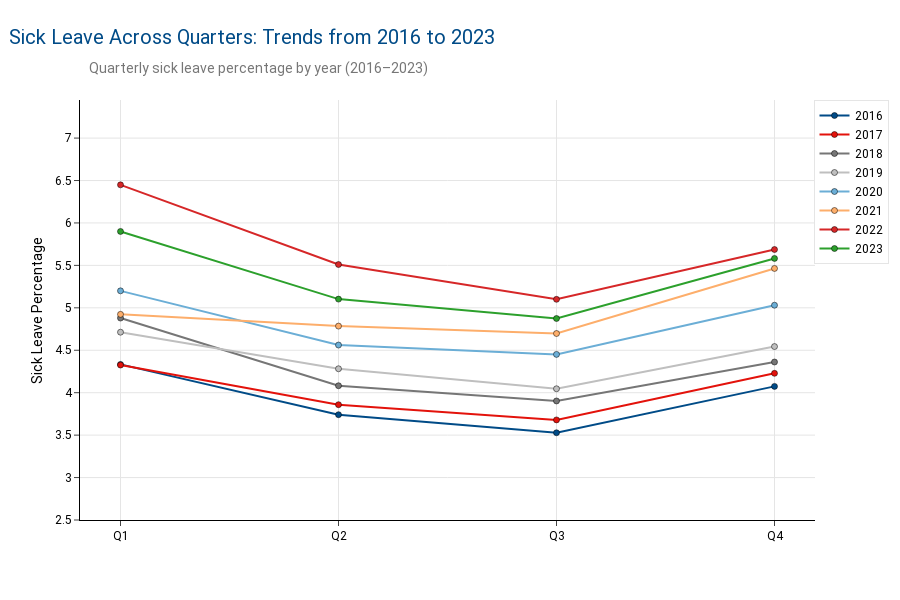

Notebook source saved alongside this figure:
### Code cell
# Custom Economist-style colors
economist_colors = [
    "#004b87",  # Dark Blue
    "#e3120b",  # Red
    "#767676",  # Gray
    "#bfbfbf",  # Light Gray
    "#6baed6",  # Light Blue
    "#fdae6b",  # Light Orange
    "#d62728",  # Crimson
    "#2ca02c",  # Green
]

# Create the Plotly line chart
fig = px.line(
    melted_data,
    x='Quarter',
    y='Sick Leave Percentage',
    color='Year',
    title='Sick Leave Across Quarters: Trends from 2016 to 2023',
    markers=True
)

# Update layout for a cleaner, minimalist style
fig.update_layout(
    template='none',  # No built-in theme
    title=dict(
        text='Sick Leave Across Quarters: Trends from 2016 to 2023',
        x=0.01, y=0.95,
        xanchor='left',
        yanchor='top',
        font=dict(family='Roboto', size=20, color='#004b87')
    ),
    xaxis=dict(
        title=None,
        tickmode='array',
        tickvals=[1, 2, 3, 4],
        ticktext=['Q1', 'Q2', 'Q3', 'Q4'],
        showgrid=True,
        gridcolor='#e5e5e5',
        linecolor='black',
        ticks='outside',
        mirror=False  # Remove top border
    ),
    yaxis=dict(
        showgrid=True,
        gridcolor='#e5e5e5',
        linecolor='black',
        ticks='outside',
        mirror=False,  # Remove right border
        range=[2.5, agg_data['Ziekteverzuimpercentage_1'].max() + 1]
    ),
    plot_bgcolor='white',
    paper_bgcolor='white',
    showlegend=True,
    legend=dict(
        title=None,
        orientation="v",
        yanchor="top",
        y=1,
        xanchor="right",
        x=1.1,
        font=dict(size=12, color='black', family='Roboto'),
        bordercolor='#e5e5e5',
        borderwidth=1
    ),
    width=900,
    height=600,
    font=dict(family='Roboto', size=12, color='black')
)

# Apply custom line and marker styles
fig.update_traces(
    line=dict(width=2),
    marker=dict(size=6, line=dict(width=0.5, color='black')),
    hovertemplate="<b>Year: %{customdata[0]}</b><br>Quarter: %{x}<br>Sick Leave: %{y:.2f}%<extra></extra>",
    customdata=melted_data[['Year']].values
)

# Use the custom Economist colors for lines
for i, trace in enumerate(fig.data):
    trace.update(line=dict(color=economist_colors[i % len(economist_colors)]))

# Add a subtitle
fig.add_annotation(
    text='Quarterly sick leave percentage by year (2016–2023)',
    xref='paper', yref='paper',
    x=0.01, y=1.1,
    showarrow=False,
    font=dict(family='Roboto', size=14, color='#767676'),
    xanchor='left',
    yanchor='top'
)

# Show the updated plot
fig.show()

# Save the plot as HTML for sharing
fig.write_html("economist_style_sickleave_percentage_updated.html")

### Figure 1 — Plotly figure (JSON) as saved in the notebook; plotly's stock layout.template omitted (floating-point values rounded to 4 significant figures)
{"data": [{"customdata": [[2016], [2016], [2016], [2016], [2017], [2017], [2017], [2017], [2018], [2018], [2018], [2018], [2019], [2019], [2019], [2019], [2020], [2020], [2020], [2020], [2021], [2021], [2021], [2021], [2022], [2022], [2022], [2022], [2023], [2023], [2023], [2023]], "hovertemplate": "<b>Year: %{customdata[0]}</b><br>Quarter: %{x}<br>Sick Leave: %{y:.2f}%<extra></extra>", "legendgroup": "2016", "line": {"color": "#004b87", "dash": "solid", "width": 2}, "marker": {"line": {"color": "black", "width": 0.5}, "size": 6, "symbol": "circle"}, "mode": "markers+lines", "name": "2016", "orientation": "v", "showlegend": true, "type": "scatter", "x": [1, 2, 3, 4], "xaxis": "x", "y": [4.333, 3.741, 3.528, 4.074], "yaxis": "y"}, {"customdata": [[2016], [2016], [2016], [2016], [2017], [2017], [2017], [2017], [2018], [2018], [2018], [2018], [2019], [2019], [2019], [2019], [2020], [2020], [2020], [2020], [2021], [2021], [2021], [2021], [2022], [2022], [2022], [2022], [2023], [2023], [2023], [2023]], "hovertemplate": "<b>Year: %{customdata[0]}</b><br>Quarter: %{x}<br>Sick Leave: %{y:.2f}%<extra></extra>", "legendgroup": "2017", "line": {"color": "#e3120b", "dash": "solid", "width": 2}, "marker": {"line": {"color": "black", "width": 0.5}, "size": 6, "symbol": "circle"}, "mode": "markers+lines", "name": "2017", "orientation": "v", "showlegend": true, "type": "scatter", "x": [1, 2, 3, 4], "xaxis": "x", "y": [4.326, 3.859, 3.679, 4.228], "yaxis": "y"}, {"customdata": [[2016], [2016], [2016], [2016], [2017], [2017], [2017], [2017], [2018], [2018], [2018], [2018], [2019], [2019], [2019], [2019], [2020], [2020], [2020], [2020], [2021], [2021], [2021], [2021], [2022], [2022], [2022], [2022], [2023], [2023], [2023], [2023]], "hovertemplate": "<b>Year: %{customdata[0]}</b><br>Quarter: %{x}<br>Sick Leave: %{y:.2f}%<extra></extra>", "legendgroup": "2018", "line": {"color": "#767676", "dash": "solid", "width": 2}, "marker": {"line": {"color": "black", "width": 0.5}, "size": 6, "symbol": "circle"}, "mode": "markers+lines", "name": "2018", "orientation": "v", "showlegend": true, "type": "scatter", "x": [1, 2, 3, 4], "xaxis": "x", "y": [4.879, 4.082, 3.903, 4.362], "yaxis": "y"}, {"customdata": [[2016], [2016], [2016], [2016], [2017], [2017], [2017], [2017], [2018], [2018], [2018], [2018], [2019], [2019], [2019], [2019], [2020], [2020], [2020], [2020], [2021], [2021], [2021], [2021], [2022], [2022], [2022], [2022], [2023], [2023], [2023], [2023]], "hovertemplate": "<b>Year: %{customdata[0]}</b><br>Quarter: %{x}<br>Sick Leave: %{y:.2f}%<extra></extra>", "legendgroup": "2019", "line": {"color": "#bfbfbf", "dash": "solid", "width": 2}, "marker": {"line": {"color": "black", "width": 0.5}, "size": 6, "symbol": "circle"}, "mode": "markers+lines", "name": "2019", "orientation": "v", "showlegend": true, "type": "scatter", "x": [1, 2, 3, 4], "xaxis": "x", "y": [4.713, 4.282, 4.046, 4.544], "yaxis": "y"}, {"customdata": [[2016], [2016], [2016], [2016], [2017], [2017], [2017], [2017], [2018], [2018], [2018], [2018], [2019], [2019], [2019], [2019], [2020], [2020], [2020], [2020], [2021], [2021], [2021], [2021], [2022], [2022], [2022], [2022], [2023], [2023], [2023], [2023]], "hovertemplate": "<b>Year: %{customdata[0]}</b><br>Quarter: %{x}<br>Sick Leave: %{y:.2f}%<extra></extra>", "legendgroup": "2020", "line": {"color": "#6baed6", "dash": "solid", "width": 2}, "marker": {"line": {"color": "black", "width": 0.5}, "size": 6, "symbol": "circle"}, "mode": "markers+lines", "name": "2020", "orientation": "v", "showlegend": true, "type": "scatter", "x": [1, 2, 3, 4], "xaxis": "x", "y": [5.2, 4.562, 4.451, 5.031], "yaxis": "y"}, {"customdata": [[2016], [2016], [2016], [2016], [2017], [2017], [2017], [2017], [2018], [2018], [2018], [2018], [2019], [2019], [2019], [2019], [2020], [2020], [2020], [2020], [2021], [2021], [2021], [2021], [2022], [2022], [2022], [2022], [2023], [2023], [2023], [2023]], "hovertemplate": "<b>Year: %{customdata[0]}</b><br>Quarter: %{x}<br>Sick Leave: %{y:.2f}%<extra></extra>", "legendgroup": "2021", "line": {"color": "#fdae6b", "dash": "solid", "width": 2}, "marker": {"line": {"color": "black", "width": 0.5}, "size": 6, "symbol": "circle"}, "mode": "markers+lines", "name": "2021", "orientation": "v", "showlegend": true, "type": "scatter", "x": [1, 2, 3, 4], "xaxis": "x", "y": [4.923, 4.785, 4.697, 5.464], "yaxis": "y"}, {"customdata": [[2016], [2016], [2016], [2016], [2017], [2017], [2017], [2017], [2018], [2018], [2018], [2018], [2019], [2019], [2019], [2019], [2020], [2020], [2020], [2020], [2021], [2021], [2021], [2021], [2022], [2022], [2022], [2022], [2023], [2023], [2023], [2023]], "hovertemplate": "<b>Year: %{customdata[0]}</b><br>Quarter: %{x}<br>Sick Leave: %{y:.2f}%<extra></extra>", "legendgroup": "2022", "line": {"color": "#d62728", "dash": "solid", "width": 2}, "marker": {"line": {"color": "black", "width": 0.5}, "size": 6, "symbol": "circle"}, "mode": "markers+lines", "name": "2022", "orientation": "v", "showlegend": true, "type": "scatter", "x": [1, 2, 3, 4], "xaxis": "x", "y": [6.449, 5.51, 5.1, 5.687], "yaxis": "y"}, {"customdata": [[2016], [2016], [2016], [2016], [2017], [2017], [2017], [2017], [2018], [2018], [2018], [2018], [2019], [2019], [2019], [2019], [2020], [2020], [2020], [2020], [2021], [2021], [2021], [2021], [2022], [2022], [2022], [2022], [2023], [2023], [2023], [2023]], "hovertemplate": "<b>Year: %{customdata[0]}</b><br>Quarter: %{x}<br>Sick Leave: %{y:.2f}%<extra></extra>", "legendgroup": "2023", "line": {"color": "#2ca02c", "dash": "solid", "width": 2}, "marker": {"line": {"color": "black", "width": 0.5}, "size": 6, "symbol": "circle"}, "mode": "markers+lines", "name": "2023", "orientation": "v", "showlegend": true, "type": "scatter", "x": [1, 2, 3, 4], "xaxis": "x", "y": [5.9, 5.103, 4.874, 5.582], "yaxis": "y"}], "layout": {"annotations": [{"font": {"color": "#767676", "family": "Roboto", "size": 14}, "showarrow": false, "text": "Quarterly sick leave percentage by year (2016–2023)", "x": 0.01, "xanchor": "left", "xref": "paper", "y": 1.1, "yanchor": "top", "yref": "paper"}], "font": {"color": "black", "family": "Roboto", "size": 12}, "height": 600, "legend": {"bordercolor": "#e5e5e5", "borderwidth": 1, "font": {"color": "black", "family": "Roboto", "size": 12}, "orientation": "v", "title": {}, "tracegroupgap": 0, "x": 1.1, "xanchor": "right", "y": 1, "yanchor": "top"}, "paper_bgcolor": "white", "plot_bgcolor": "white", "showlegend": true, "title": {"font": {"color": "#004b87", "family": "Roboto", "size": 20}, "text": "Sick Leave Across Quarters: Trends from 2016 to 2023", "x": 0.01, "xanchor": "left", "y": 0.95, "yanchor": "top"}, "width": 900, "xaxis": {"anchor": "y", "domain": [0, 1], "gridcolor": "#e5e5e5", "linecolor": "black", "mirror": false, "showgrid": true, "tickmode": "array", "ticks": "outside", "ticktext": ["Q1", "Q2", "Q3", "Q4"], "tickvals": [1, 2, 3, 4], "title": {}}, "yaxis": {"anchor": "x", "domain": [0, 1], "gridcolor": "#e5e5e5", "linecolor": "black", "mirror": false, "range": [2.5, 7.449], "showgrid": true, "ticks": "outside", "title": {"text": "Sick Leave Percentage"}}}}
